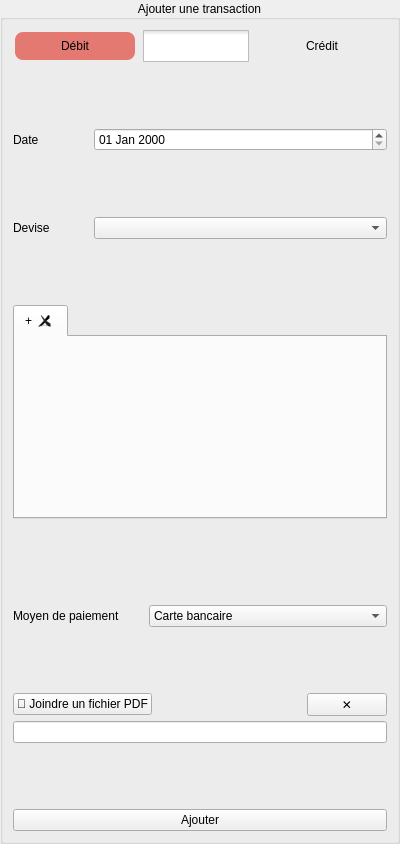
<?xml version="1.0" encoding="UTF-8"?>
<ui version="4.0">
 <class>TransForm</class>
 <widget class="QWidget" name="TransForm">
  <property name="geometry">
   <rect>
    <x>0</x>
    <y>0</y>
    <width>400</width>
    <height>844</height>
   </rect>
  </property>
  <property name="minimumSize">
   <size>
    <width>400</width>
    <height>0</height>
   </size>
  </property>
  <property name="maximumSize">
   <size>
    <width>400</width>
    <height>16777215</height>
   </size>
  </property>
  <property name="windowTitle">
   <string>Form</string>
  </property>
  <layout class="QGridLayout" name="gridLayout">
   <property name="leftMargin">
    <number>0</number>
   </property>
   <property name="topMargin">
    <number>0</number>
   </property>
   <property name="rightMargin">
    <number>0</number>
   </property>
   <property name="bottomMargin">
    <number>0</number>
   </property>
   <item row="0" column="0">
    <widget class="QGroupBox" name="groupBoxAdd">
     <property name="maximumSize">
      <size>
       <width>400</width>
       <height>16777215</height>
      </size>
     </property>
     <property name="title">
      <string>Ajouter une transaction</string>
     </property>
     <property name="alignment">
      <set>Qt::AlignCenter</set>
     </property>
     <property name="flat">
      <bool>false</bool>
     </property>
     <layout class="QGridLayout" name="gridLayout_2">
      <property name="leftMargin">
       <number>10</number>
      </property>
      <property name="topMargin">
       <number>10</number>
      </property>
      <property name="rightMargin">
       <number>10</number>
      </property>
      <property name="bottomMargin">
       <number>10</number>
      </property>
      <item row="15" column="0">
       <spacer name="verticalSpacer_8">
        <property name="orientation">
         <enum>Qt::Vertical</enum>
        </property>
        <property name="sizeType">
         <enum>QSizePolicy::Maximum</enum>
        </property>
        <property name="sizeHint" stdset="0">
         <size>
          <width>20</width>
          <height>60</height>
         </size>
        </property>
       </spacer>
      </item>
      <item row="19" column="0">
       <spacer name="verticalSpacer_2">
        <property name="orientation">
         <enum>Qt::Vertical</enum>
        </property>
        <property name="sizeType">
         <enum>QSizePolicy::Maximum</enum>
        </property>
        <property name="sizeHint" stdset="0">
         <size>
          <width>20</width>
          <height>40</height>
         </size>
        </property>
       </spacer>
      </item>
      <item row="16" column="0">
       <layout class="QHBoxLayout" name="horizontalLayout_2">
        <item>
         <widget class="QLabel" name="label">
          <property name="maximumSize">
           <size>
            <width>130</width>
            <height>16777215</height>
           </size>
          </property>
          <property name="text">
           <string>Moyen de paiement</string>
          </property>
         </widget>
        </item>
        <item>
         <widget class="QComboBox" name="comboBox_moyen">
          <item>
           <property name="text">
            <string>Carte bancaire</string>
           </property>
          </item>
          <item>
           <property name="text">
            <string>Virement</string>
           </property>
          </item>
          <item>
           <property name="text">
            <string>Espèces</string>
           </property>
          </item>
          <item>
           <property name="text">
            <string>Chèque</string>
           </property>
          </item>
          <item>
           <property name="text">
            <string>Prélèvement</string>
           </property>
          </item>
         </widget>
        </item>
       </layout>
      </item>
      <item row="10" column="0">
       <widget class="QTabWidget" name="tabWidget_Line">
        <property name="currentIndex">
         <number>0</number>
        </property>
        <property name="tabsClosable">
         <bool>true</bool>
        </property>
        <property name="tabBarAutoHide">
         <bool>false</bool>
        </property>
        <widget class="QWidget" name="tab_new">
         <attribute name="title">
          <string>+</string>
         </attribute>
        </widget>
       </widget>
      </item>
      <item row="2" column="0">
       <layout class="QGridLayout" name="gridLayout_5">
        <item row="0" column="0">
         <widget class="QLabel" name="label_4">
          <property name="maximumSize">
           <size>
            <width>75</width>
            <height>16777215</height>
           </size>
          </property>
          <property name="text">
           <string>Date</string>
          </property>
         </widget>
        </item>
        <item row="0" column="1">
         <widget class="QDateEdit" name="dateEditAdd">
          <property name="displayFormat">
           <string>dd MMM yyyy</string>
          </property>
         </widget>
        </item>
        <item row="2" column="0">
         <widget class="QLabel" name="label_5">
          <property name="maximumSize">
           <size>
            <width>75</width>
            <height>16777215</height>
           </size>
          </property>
          <property name="text">
           <string>Devise</string>
          </property>
         </widget>
        </item>
        <item row="2" column="1">
         <widget class="QComboBox" name="comboBox_devise"/>
        </item>
        <item row="1" column="0">
         <spacer name="verticalSpacer_9">
          <property name="orientation">
           <enum>Qt::Vertical</enum>
          </property>
          <property name="sizeType">
           <enum>QSizePolicy::Maximum</enum>
          </property>
          <property name="sizeHint" stdset="0">
           <size>
            <width>20</width>
            <height>60</height>
           </size>
          </property>
         </spacer>
        </item>
       </layout>
      </item>
      <item row="18" column="0">
       <layout class="QGridLayout" name="gridLayout_3">
        <property name="horizontalSpacing">
         <number>-1</number>
        </property>
        <property name="verticalSpacing">
         <number>5</number>
        </property>
        <item row="0" column="0">
         <widget class="QPushButton" name="pushButtonAdd_PDF">
          <property name="text">
           <string>📎 Joindre un fichier PDF</string>
          </property>
         </widget>
        </item>
        <item row="0" column="3">
         <widget class="QPushButton" name="pushButton_deletePDF">
          <property name="text">
           <string>✕</string>
          </property>
          <property name="flat">
           <bool>false</bool>
          </property>
         </widget>
        </item>
        <item row="1" column="0" colspan="4">
         <widget class="QLineEdit" name="lineEditPDF">
          <property name="readOnly">
           <bool>true</bool>
          </property>
         </widget>
        </item>
        <item row="0" column="1" colspan="2">
         <spacer name="horizontalSpacer">
          <property name="orientation">
           <enum>Qt::Horizontal</enum>
          </property>
          <property name="sizeHint" stdset="0">
           <size>
            <width>40</width>
            <height>20</height>
           </size>
          </property>
         </spacer>
        </item>
       </layout>
      </item>
      <item row="20" column="0">
       <widget class="QLabel" name="label_id">
        <property name="text">
         <string/>
        </property>
       </widget>
      </item>
      <item row="0" column="0">
       <layout class="QHBoxLayout" name="horizontalLayout">
        <item>
         <widget class="QPushButton" name="pushButton_out">
          <property name="minimumSize">
           <size>
            <width>120</width>
            <height>0</height>
           </size>
          </property>
          <property name="maximumSize">
           <size>
            <width>120</width>
            <height>28</height>
           </size>
          </property>
          <property name="styleSheet">
           <string notr="true">QPushButton:checked, QPushButton:pressed{
	background-color:#e37971;
	color: black;
	border: 0px solid;
	border-radius: 8px;
	height: 32px;
}</string>
          </property>
          <property name="text">
           <string>Débit</string>
          </property>
          <property name="checkable">
           <bool>true</bool>
          </property>
          <property name="checked">
           <bool>true</bool>
          </property>
          <property name="flat">
           <bool>true</bool>
          </property>
         </widget>
        </item>
        <item>
         <widget class="QCheckBox" name="checkBox_inOut">
          <property name="minimumSize">
           <size>
            <width>0</width>
            <height>32</height>
           </size>
          </property>
          <property name="maximumSize">
           <size>
            <width>111</width>
            <height>16777215</height>
           </size>
          </property>
          <property name="styleSheet">
           <string notr="true">QCheckBox::indicator {
    height: 32px;
    width: 32px;
    margin: 0 auto;
	transition: image 0.5s;
}

QCheckBox::indicator:checked {
	image: url(:/qrc/ressources/image/toggle-on.png);
}

QCheckBox::indicator:unchecked {
    image: url(:/qrc/ressources/image/toggle-off.png);
}</string>
          </property>
          <property name="text">
           <string/>
          </property>
          <property name="checked">
           <bool>false</bool>
          </property>
         </widget>
        </item>
        <item>
         <widget class="QPushButton" name="pushButton_in">
          <property name="minimumSize">
           <size>
            <width>120</width>
            <height>0</height>
           </size>
          </property>
          <property name="maximumSize">
           <size>
            <width>120</width>
            <height>28</height>
           </size>
          </property>
          <property name="styleSheet">
           <string notr="true">QPushButton:checked, QPushButton:pressed{
	background-color:#6dde72;
	color: black;
	border: 0px solid;
	border-radius: 8px;
	height: 32px;
}</string>
          </property>
          <property name="text">
           <string>Crédit</string>
          </property>
          <property name="checkable">
           <bool>true</bool>
          </property>
          <property name="checked">
           <bool>false</bool>
          </property>
          <property name="flat">
           <bool>true</bool>
          </property>
         </widget>
        </item>
       </layout>
      </item>
      <item row="9" column="0">
       <spacer name="verticalSpacer_7">
        <property name="orientation">
         <enum>Qt::Vertical</enum>
        </property>
        <property name="sizeType">
         <enum>QSizePolicy::Maximum</enum>
        </property>
        <property name="sizeHint" stdset="0">
         <size>
          <width>20</width>
          <height>60</height>
         </size>
        </property>
       </spacer>
      </item>
      <item row="11" column="0">
       <widget class="QLabel" name="label_totalAmount">
        <property name="text">
         <string/>
        </property>
        <property name="alignment">
         <set>Qt::AlignLeading|Qt::AlignLeft|Qt::AlignVCenter</set>
        </property>
       </widget>
      </item>
      <item row="22" column="0">
       <widget class="QPushButton" name="pushButtonAdd">
        <property name="text">
         <string>Ajouter</string>
        </property>
       </widget>
      </item>
      <item row="17" column="0">
       <spacer name="verticalSpacer_6">
        <property name="orientation">
         <enum>Qt::Vertical</enum>
        </property>
        <property name="sizeType">
         <enum>QSizePolicy::Maximum</enum>
        </property>
        <property name="sizeHint" stdset="0">
         <size>
          <width>20</width>
          <height>60</height>
         </size>
        </property>
       </spacer>
      </item>
      <item row="1" column="0">
       <spacer name="verticalSpacer">
        <property name="orientation">
         <enum>Qt::Vertical</enum>
        </property>
        <property name="sizeType">
         <enum>QSizePolicy::Maximum</enum>
        </property>
        <property name="sizeHint" stdset="0">
         <size>
          <width>20</width>
          <height>60</height>
         </size>
        </property>
       </spacer>
      </item>
     </layout>
    </widget>
   </item>
  </layout>
 </widget>
 <resources/>
 <connections/>
</ui>
